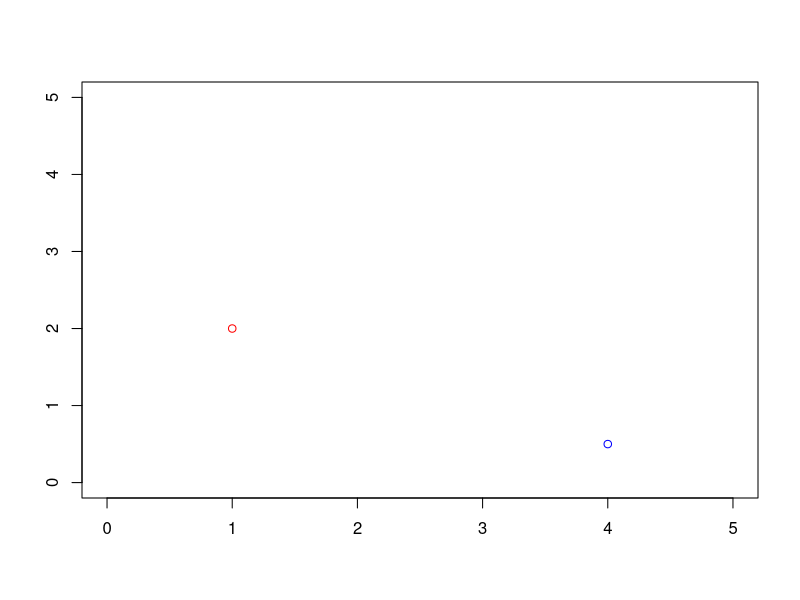
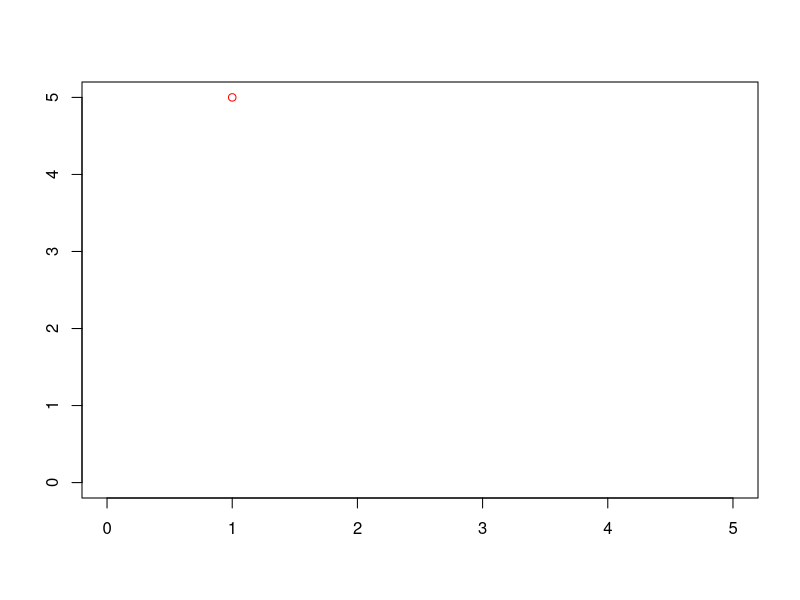

R code for these plots, in order: (Note: this script raises an error after producing the figures.)
# Create a 3 x 4 matrix, 𝐴, and fill it row-wise with the numbers 1-12. What is 𝑎_24?
A <- matrix(1:12, nrow = 3, ncol = 4, byrow = TRUE)
A[2,4]

# Create two 1 x 2 vectors, v1 and v2, with numeric entries of your choice. Plot v1 and v2 on the same coordinate plane.
v1=c(1,2)
v2=c(4,0.5)
plot(v1[1], v1[2], type = 'p', col = 'red',
     xlim = c(0,5), ylim = c(0,5),
     xlab = "", ylab = "")
points(v2[1],v2[2], col = 'blue')

# Now add 3 to the second entry in v1 and re-plot. Describe the position of the new vector in 2-space relative to v1.
v1[2]=v1[2]+3
plot(v1[1], v1[2], type = 'p', col = 'red',
     xlim = c(0,5), ylim = c(0,5),
     xlab = "", ylab = "")

# Create a 1 x 3 vector, v3, with numeric entries of your choice. Plot v3 in 3-space.
v3=c(0,2.5,5)
points3D(x=v3[1], y=v3[2], z=v3[3], col = 'red',
         xlim = c(0,5), ylim = c(0,5), zlim = c(0,5),
         phi = 0)


# Fill in the blanks: A ________ is a ________ with only one ________ or ________.
# A vector is a matrix with only one row or column.
